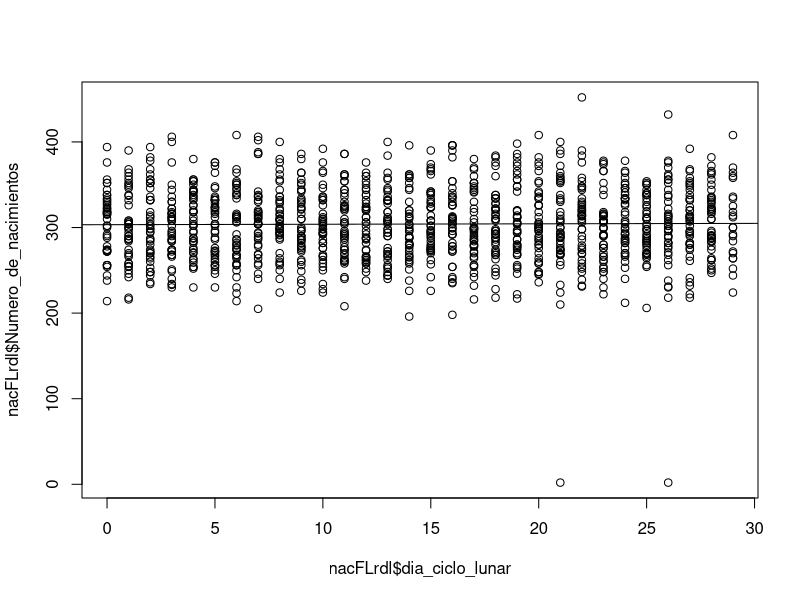
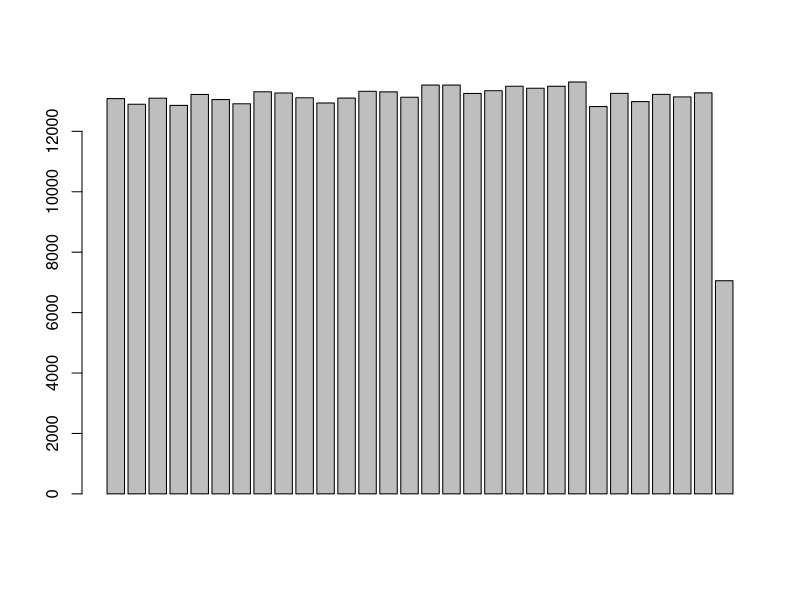
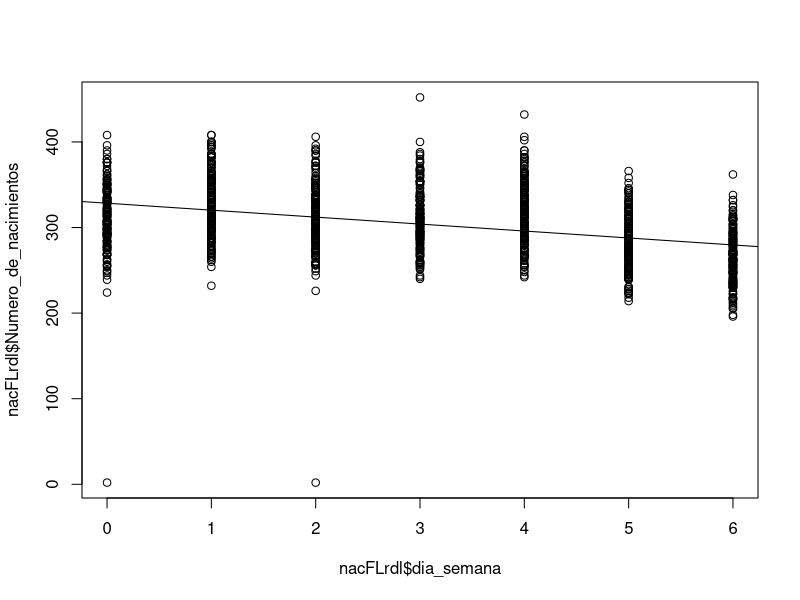
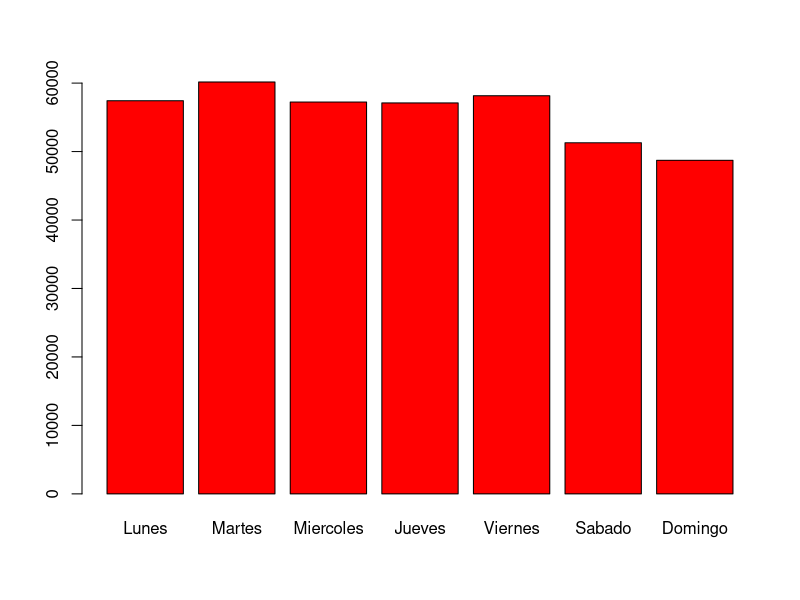
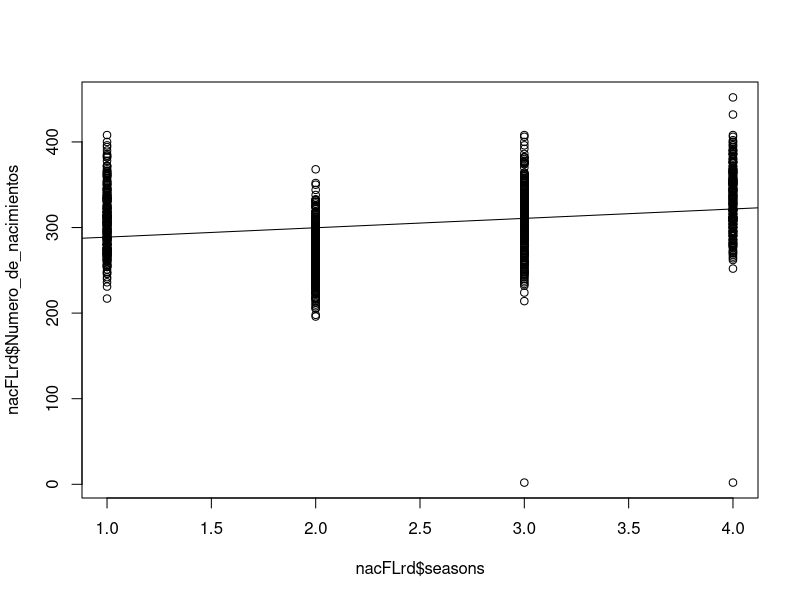
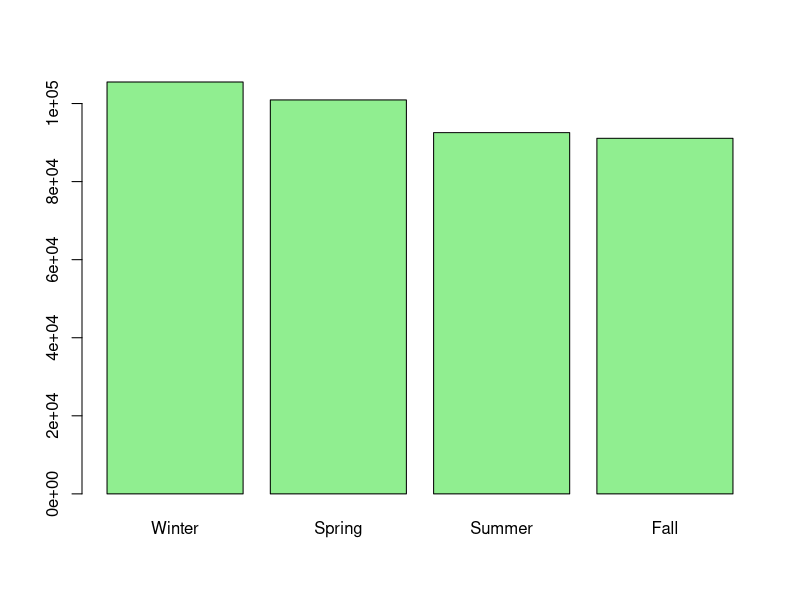
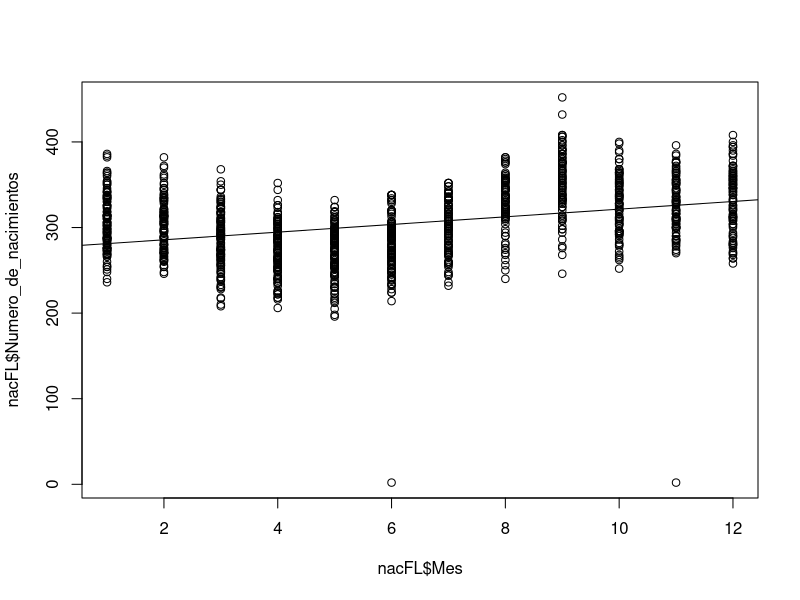
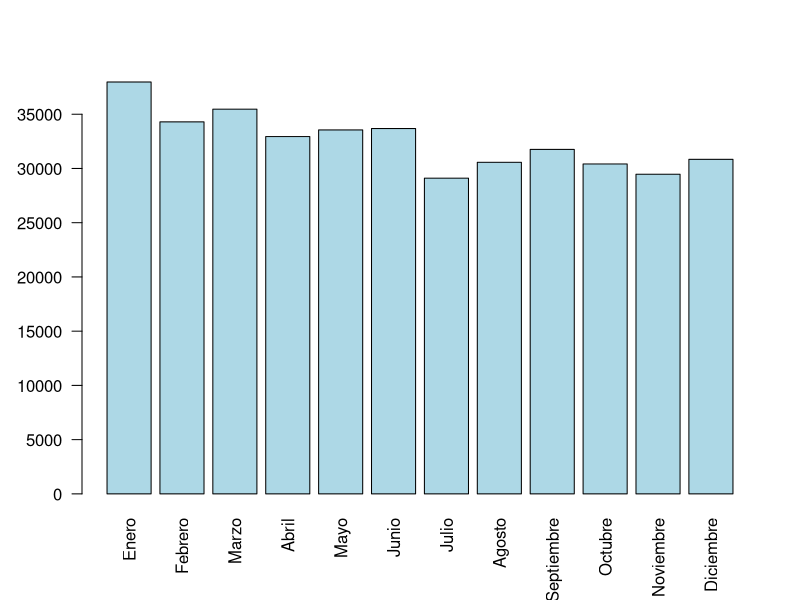

R code for these plots, in order:
## ---- chunk 1
knitr::opts_chunk$set(echo = TRUE)
## ---- chunk 2
#Leemos el fichero Nac.csv
nac = read.csv("Nac.csv", header = FALSE, sep=";")
#Cabeceras
names(nac) = c("Numero_de_orden", "Estado", "Año", "Mes", "Dia", "Fecha",
               "Dia_de_la_semana", "Numero_de_nacimientos")
#Primeros 100 Estados
Estados = unique(nac$Estado)
#Florida (FL) es el estado numero 10 en orden alfabético
Estados[10]
## ---- chunk 3
necesarios <- c("dplyr")
if (length(setdiff(necesarios, rownames(installed.packages()))) > 0) {
  install.packages(setdiff(necesarios, rownames(installed.packages())))  
}
library(dplyr)
## ---- chunk 4
nacFL = filter(nac, Estado=="FL") #Filtramos la información
nacFLr = select(nacFL, Fecha, Numero_de_nacimientos)
## ---- chunk 5
dias=as.numeric(as.Date(nacFLr$Fecha,"%Y-%m-%d")-as.Date("1969-01-01","%Y-%m-%d"))
#Añadimos la columna dias al dataframe
nacFLrd=cbind(nacFLr,dias)
#Calcular el día del ciclo lunar sabiendo que el 1-1-1969 era el 12avo dia del ciclo
dia_ciclo_lunar=as.numeric(floor((nacFLrd$dias+12)-floor((nacFLrd$dias+12)/29.53)*29.53))
nacFLrdl = cbind(nacFLrd, dia_ciclo_lunar)
## ---- chunk 6
lm(nacFLrdl$Numero_de_nacimientos~nacFLrdl$dia_ciclo_lunar)
## ---- chunk 7
plot(nacFLrdl$dia_ciclo_lunar, nacFLrdl$Numero_de_nacimientos)
abline(lm(nacFLrdl$Numero_de_nacimientos~nacFLrdl$dia_ciclo_lunar))
## ---- chunk 8
Pearson = cor(nacFLrdl$Numero_de_nacimientos,nacFLrdl$dia_ciclo_lunar)
Pearson
## ---- chunk 9
# Vector de sumas
acumdcl=1:30
for(i in 1:30){acumdcl[i]=sum(nacFLrdl$Numero_de_nacimientos[which(nacFLrdl$dia_ciclo_lunar==i-1)])}
barplot(acumdcl)
## ---- chunk 10
#Calcular el día del ciclo lunar sabiendo que el 1-1-1969 era el 12avo dia del ciclo
dia_semana=as.numeric(floor((nacFLrd$dias+2)-floor((nacFLrd$dias+2)/7)*7))
nacFLrdl = cbind(nacFLrd, dia_semana)
## ---- chunk 11
plot(nacFLrdl$dia_semana, nacFLrdl$Numero_de_nacimientos)
abline(lm(nacFLrdl$Numero_de_nacimientos~nacFLrdl$dia_semana))
## ---- chunk 12
Pearson = cor(nacFLrdl$Numero_de_nacimientos,nacFLrdl$dia_semana)
Pearson
## ---- chunk 13
acumdcl=1:7
for(i in 1:7){acumdcl[i]=sum(nacFLrdl$Numero_de_nacimientos[which(nacFLrdl$dia_semana==i-1)])}
barplot(acumdcl, name = c("Lunes", "Martes", "Miercoles", "Jueves", "Viernes","Sabado", "Domingo"), col = "red")
## ---- chunk 14
getSeason <- function(DATES) {
    WS <- as.Date("2012-12-15", format = "%Y-%m-%d") # Winter Solstice
    SE <- as.Date("2012-3-15",  format = "%Y-%m-%d") # Spring Equinox
    SS <- as.Date("2012-6-15",  format = "%Y-%m-%d") # Summer Solstice
    FE <- as.Date("2012-9-15",  format = "%Y-%m-%d") # Fall Equinox

    # Convierte todos los años a una fecha en 2012
    #2012 es un buen año para hacer esto porque es bisiesto
    d <- as.Date(strftime(DATES, format="2012-%m-%d"))

    ifelse (d >= WS | d < SE, 1, #1 = Winter
      ifelse (d >= SE & d < SS, 2,#2 = Spring
        ifelse (d >= SS & d < FE, 3, 4))) #3 = Summer, 4 = Fall
}

seasons <- getSeason(as.Date(nacFLr$Fecha,"%Y-%m-%d"))
nacFLrd=cbind(nacFLrdl,seasons)


plot(nacFLrd$seasons, nacFLrd$Numero_de_nacimientos)
abline(lm(nacFLrd$Numero_de_nacimientos~nacFLrd$seasons))
## ---- chunk 15
Pearson = cor(nacFLrd$Numero_de_nacimientos,nacFLrd$seasons)
Pearson
## ---- chunk 16
acumdcl=1:4
for(i in 1:4){acumdcl[i]=sum(nacFLrd$Numero_de_nacimientos[which(nacFLrd$seasons==i)])}
barplot(acumdcl, name = c("Winter", "Spring", "Summer", "Fall"), col="lightgreen")
## ---- chunk 17
plot(nacFL$Mes, nacFL$Numero_de_nacimientos)
abline(lm(nacFL$Numero_de_nacimientos~nacFL$Mes))
## ---- chunk 18
acumdcl=1:12
for(i in 1:12){acumdcl[i]=sum(nacFL$Numero_de_nacimientos[which(nacFL$Mes==i)])}
barplot(acumdcl, name = c("Enero", "Febrero", "Marzo", "Abril", "Mayo", "Junio", 
                          "Julio", "Agosto", "Septiembre", "Octubre", "Noviembre", "Diciembre"),col="lightblue", las = 2)
## ---- chunk 19
# Media de los meses
admes =acumdcl[1:12]
medi=sum(admes)/12
# Enero vs Media
(acumdcl[1]/medi-1)*100 
#Julio vs Media
(acumdcl[7]/medi-1)*100 
